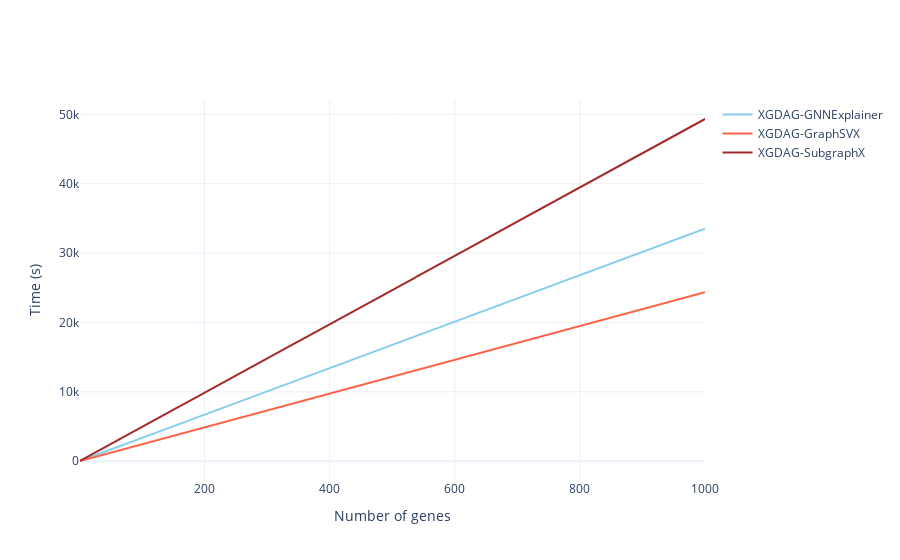

Notebook source saved alongside this figure:
### Markdown cell above
# Scalability

### Code cell
gene_range = [i for i in range(1, 1001)]

times = {
    'XGDAG-GNNExplainer': [round(average_times[2]*i, 3) for i in gene_range],
    'XGDAG-GraphSVX': [round(average_times[0]*i, 3) for i in gene_range],
    'XGDAG-SubgraphX': [round(average_times[1]*i, 3) for i in gene_range],
}

methods_names 	= ['XGDAG-GNNExplainer', 'XGDAG-GraphSVX', 'XGDAG-SubgraphX']
colors  = ['skyblue', 'tomato', 'brown']

fig = go.Figure()

marker_idx  = 0
color_idx   = 0
for method in methods_names:
	time.sleep(1)
	
	fig.add_trace(
		go.Scatter(
			y = times[method],
			x = gene_range,
			name = method,
			line = dict(
					color = colors[color_idx],
					dash = 'solid'
				),
		)
	)

	color_idx += 1
		
fig.update_layout(
	xaxis_title='Number of genes',
	yaxis_title='Time (s)',
	template='plotly_white'
)
								
fig.show()
pio.write_image(fig, 'Images/PerformanceAnalysis/Scalability.eps', scale=1)

### Figure 1 — Plotly figure (JSON) as saved in the notebook; plotly's stock layout.template omitted (floating-point values rounded to 4 significant figures; data arrays with more than 128 entries replaced by an {"elided": "..."} marker saying what was removed)
{"data": [{"line": {"color": "skyblue", "dash": "solid"}, "name": "XGDAG-GNNExplainer", "type": "scatter", "x": {"elided": "1000 int values"}, "y": {"elided": "1000 float values"}}, {"line": {"color": "tomato", "dash": "solid"}, "name": "XGDAG-GraphSVX", "type": "scatter", "x": {"elided": "1000 int values"}, "y": {"elided": "1000 float values"}}, {"line": {"color": "brown", "dash": "solid"}, "name": "XGDAG-SubgraphX", "type": "scatter", "x": {"elided": "1000 int values"}, "y": {"elided": "1000 float values"}}], "layout": {"xaxis": {"title": {"text": "Number of genes"}}, "yaxis": {"title": {"text": "Time (s)"}}}}
